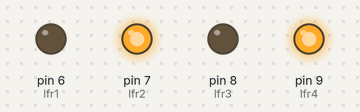
The sketch below on a simulated Arduino Uno, built with avr-gcc and run on an emulated ATmega328P. Shown: output pins drawn as LEDs (lit = HIGH). What the sketch prints to the serial monitor is not drawn.

Above: at 0.1 s.
Timing chart, 0 to 1.6 s (numbered marks = the images above):
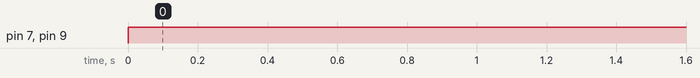

Measured:
- by itself, pin 7 (lfr2), pin 9 (lfr4): LOW → HIGH at 0.00 s

The sketch:

k.ino
```cpp
#define lfr1 6
#define lfr2 7
#define lfr3 8
#define lfr4 9

void setup() {
  // put your setup code here, to run once:
  Serial.begin(9600);
 pinMode(lfr1, OUTPUT);
  pinMode(lfr2, OUTPUT);
  pinMode(lfr3, OUTPUT);
  pinMode(lfr4, OUTPUT);
}

void loop() {
  // put your main code here, to run repeatedly:
digitalWrite(lfr1,LOW);
    digitalWrite(lfr2,HIGH);
    digitalWrite(lfr3,LOW);
    digitalWrite(lfr4,HIGH);
    Serial.println("k");
}
```
